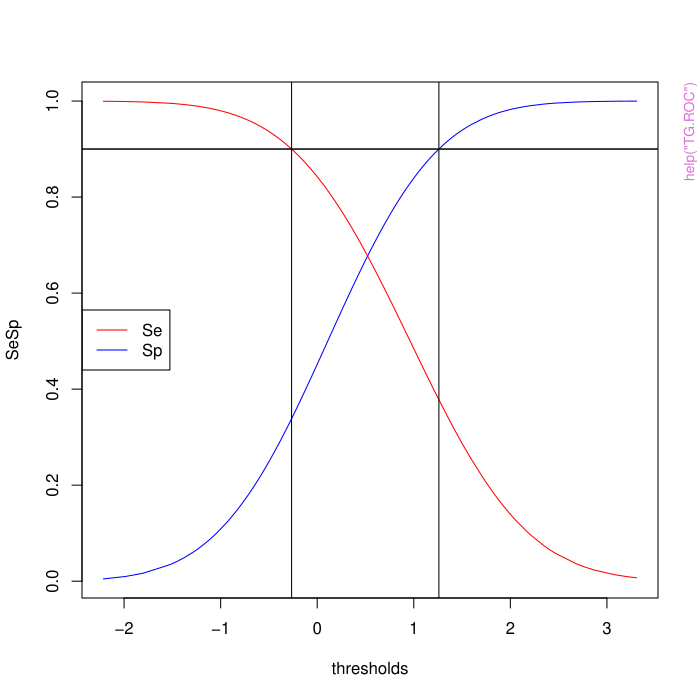

This chart was generated by the following R code:
pkgname <- "UncertainInterval"
source(file.path(R.home("share"), "R", "examples-header.R"))
options(warn = 1)
options(pager = "console")
library('UncertainInterval')

base::assign(".oldSearch", base::search(), pos = 'CheckExEnv')
base::assign(".old_wd", base::getwd(), pos = 'CheckExEnv')
cleanEx()
nameEx("RPV")
### * RPV

flush(stderr()); flush(stdout())

### Name: RPV
### Title: Trichotomization of ordinal test results using predictive values
### Aliases: RPV

### ** Examples

set.seed(1)
# example of a validation sample
ref=c(rep(0,1000), rep(1, 1000))
test=round(c(rnorm(1000, 5, 1), rnorm(1000, 8, 2)))
# calculated roll.length is invalid. Set to 3. Post test probability equals
# Positive Predictive Values. Parameter pretest.prob is set to sample prevalence.
RPV(ref, test, reliability = .9, roll.length = 3)
# Set roll.length = 1 to ignore test reliability (value of parameter
# reliability is ignored, but must be set to some value.)
RPV(ref, test, reliability = 0, roll.length = 1)
# When pretest.prob is set to .5, the Post-test Probabilities are equal to
# the Standardized Positive Predictive Values.
RPV(ref, test, pretest.prob = .5, reliability = .9, roll.length = 3)




cleanEx()
nameEx("TG.ROC")
### * TG.ROC

flush(stderr()); flush(stdout())

### Name: TG.ROC
### Title: Two-Graphs Receiving Operating Characteristics.
### Aliases: TG.ROC

### ** Examples

ref = c(rep(0,100), rep(1,100))
test = c(rnorm(100, 0, 1), rnorm(100, 1, 1))
TG.ROC(ref, test, model='binormal', plot=TRUE)
TG.ROC(ref, test, model='none', plot=TRUE)



cleanEx()
nameEx("barplotMD")
### * barplotMD

flush(stderr()); flush(stdout())

### Name: barplotMD
### Title: Barplot of frequencies, densities or both of the two
###   distributions of patients with and without the targeted condition.
### Aliases: barplotMD

### ** Examples

data(tostbegg2)
barplotMD(ref=tostbegg2$d, test=tostbegg2$y, name='Metastatic Rating', cex=1)
x.axis = barplotMD(ref=tostbegg2$d, test=tostbegg2$y, plot='densities',
name='Metastatic Rating', cex=1)
# Use x.axis to plot vertical line between test score 3 and 4
segments(x0=(x.axis[2,4]+x.axis[1,3])/2, y0=0, y1=.4, col='red')
# include zero score (in this sample empty)
barplotMD(ref=tostbegg2$d, test=tostbegg2$y, fixed.range = c(0, 5),
          plot='densities',name='Metastatic Rating', cex=1)
op = par(mfrow=c(2,1))
barplotMD(ref=tostbegg2$d, test=tostbegg2$y, plot='both',
          name='Metastatic Rating', cex.legend=.6, pos='top')
par(mfrow=op)



graphics::par(get("par.postscript", pos = 'CheckExEnv'))
cleanEx()
nameEx("check.data")
### * check.data

flush(stderr()); flush(stdout())

### Name: check.data
### Title: Function to check the dataset of individuals with (1) and
###   without (0) the targeted condition.
### Aliases: check.data

### ** Examples

set.seed(1)
ref=c(rep(0,500), rep(1,500))
test=c(rnorm(500,0,1), rnorm(500,1,1.2))
check.data(ref, test) # model = 'kernel'



cleanEx()
nameEx("get.intersection")
### * get.intersection

flush(stderr()); flush(stdout())

### Name: get.intersection
### Title: get.intersection Obtain the intersection of two distributions
###   using the kernel method
### Aliases: get.intersection

### ** Examples

ref=c(rep(0,500), rep(1,500))
test=c(rnorm(500,0,1), rnorm(500,1,2))
(get.intersection(ref, test)) # two intersections! Generates warning in other functions!



cleanEx()
nameEx("greyzone")
### * greyzone

flush(stderr()); flush(stdout())

### Name: greyzone
### Title: Function for the determination of a grey zone for quantitative
###   diagnostic and screening tests
### Aliases: greyzone

### ** Examples

 ref=c(rep(0, 250), rep(1, 250))
 test = c(rep(1:5, c(90,75,50,35,0)), c(rep(1:5, c(10,25,50,65,100))))
 table(ref, test)
 greyzone(ref, test, ret=TRUE)



cleanEx()
nameEx("nlopt.ui")
### * nlopt.ui

flush(stderr()); flush(stdout())

### Name: nlopt.ui
### Title: Function for the determination of the population thresholds an
###   uncertain and inconclusive interval for bi-normal distributed test
###   scores.
### Aliases: nlopt.ui

### ** Examples

# A simple test model:
nlopt.ui()
# Using another bi-normal distribution:
nlopt.ui(mu0=0, sd0=1, mu1=1.6, sd1=2)




cleanEx()
nameEx("nlopt.ui.general")
### * nlopt.ui.general

flush(stderr()); flush(stdout())

### Name: nlopt.ui.general
### Title: Function for the determination of the population thresholds an
###   uncertain and inconclusive interval for test scores with a known
###   common distribution.
### Aliases: nlopt.ui.general

### ** Examples

# A simple test model:
nlopt.ui.general(Se = .55, Sp = .55,
                 distribution = "norm",
                 parameters.d0 = c(mean = 0, sd = 1),
                 parameters.d1 = c(mean = 1, sd = 1),
                 overlap.interval=c(-2,3))
# Standard procedure when using a continuous distribution:
nlopt.ui.general(parameters.d0 = c(mean = 0, sd = 1),
                 parameters.d1 = c(mean = 1.6, sd = 2))
# Function to calculate the Area under the Receiving Operating Characteristics
# Curve (AUC or C-statistic)
emp.AUC <- function(norm, abnorm) {
  o = outer(abnorm, norm, "-")
  mean((o > 0) + .5 * (o == 0))
}

library(MASS)
library(car)
# gamma distributed data
set.seed(4)
d0 = rgamma(100, shape=2, rate=.5)
d1 = rgamma(100, shape=7.5, rate=1)
# 1. obtain parameters
parameters.d0=fitdistr(d0, 'gamma')$estimate
parameters.d1=fitdistr(d1, 'gamma')$estimate
# 2. test if supposed distributions (gamma) is fitting
qqPlot(d0, distribution='gamma', shape=parameters.d0['shape'])
qqPlot(d1, distribution='gamma', shape=parameters.d1['shape'])
# 3. draw curves and determine overlap
curve(dgamma(x, shape=parameters.d0['shape'], rate=parameters.d0['rate']), from=0, to=16)
curve(dgamma(x, shape=parameters.d1['shape'], rate=parameters.d1['rate']), from=0, to=16, add=TRUE)
overlap.interval=c(1, 15) # ignore intersection at 0; observe large overlap
# 4. get empirical AUC
emp.AUC(d0, d1)
# about .65 --> Poor
# .90-1 = excellent (A)
# .80-.90 = good (B)
# .70-.80 = fair (C)
# .60-.70 = poor (D)
# .50-.60 = fail (F)
# 5. Get uncertain interval
(res=nlopt.ui.general (Se = .57,
                       Sp = .57,
                       distribution = 'gamma',
                       parameters.d0 = parameters.d0,
                       parameters.d1 = parameters.d1,
                       overlap.interval,
                       intersection = NULL,
                       start = NULL,
                       print.level = 0))
abline(v=c(res$intersection, res$solution))
# 6. Assess improvement when diagnosing outside the uncertain interval
sel.d0 = d0 < res$solution[1] |  d0 > res$solution[2]
sel.d1 = d1 < res$solution[1] |  d1 > res$solution[2]
(percentage.selected.d0 = sum(sel.d0) / length(d0))
(percentage.selected.d1 = sum(sel.d1) / length(d1))
emp.AUC(d0[sel.d0], d1[sel.d1])
# AUC for selected scores outside the uncertain interval
emp.AUC(d0[!sel.d0], d1[!sel.d1])
# AUC for deselected scores; worst are deselected
# weibull distributed data
set.seed(4)
d0 = rweibull(100, shape=3, scale=50)
d1 = rweibull(100, shape=3, scale=70)
# 1. obtain parameters
parameters.d0=fitdistr(d0, 'weibull')$estimate
parameters.d1=fitdistr(d1, 'weibull')$estimate
# 2. test if supposed distributions (gamma) is fitting
qqPlot(d0, distribution='weibull', shape=parameters.d0['shape'])
qqPlot(d1, distribution='weibull', shape=parameters.d1['shape'])
# 3. draw curves and determine overlap
curve(dweibull(x, shape=parameters.d0['shape'],
      scale=parameters.d0['scale']), from=0, to=150)
curve(dweibull(x, shape=parameters.d1['shape'],
      scale=parameters.d1['scale']), from=0, to=150, add=TRUE)
overlap.interval=c(1, 100) # ignore intersection at 0; observe overlap
# 4. get empirical AUC
emp.AUC(d0, d1)
# about .65 --> Poor
# .90-1 = excellent (A)
# .80-.90 = good (B)
# .70-.80 = fair (C)
# .60-.70 = poor (D)
# .50-.60 = fail (F)
# 5. Get uncertain interval
(res=nlopt.ui.general (Se = .55,
                       Sp = .55,
                       distribution = 'weibull',
                       parameters.d0 = parameters.d0,
                       parameters.d1 = parameters.d1,
                       overlap.interval,
                       intersection = NULL,
                       start = NULL,
                       print.level = 0))
abline(v=c(res$intersection, res$solution))
# 6. Assess improvement when diagnosing outside the uncertain interval
sel.d0 = d0 < res$solution[1] |  d0 > res$solution[2]
sel.d1 = d1 < res$solution[1] |  d1 > res$solution[2]
(percentage.selected.d0 = sum(sel.d0) / length(d0))
(percentage.selected.d1 = sum(sel.d1) / length(d1))
emp.AUC(d0[sel.d0], d1[sel.d1])
# AUC for selected scores outside the uncertain interval
emp.AUC(d0[!sel.d0], d1[!sel.d1])
# AUC for deselected scores; these scores are almost indistinguishable



cleanEx()
nameEx("nomogram")
### * nomogram

flush(stderr()); flush(stdout())

### Name: nomogram
### Title: Fagan's nomogram to show the relationships between the prior
###   probability, the likelihood ratios, sensitivity and specificity, and
###   the posterior probability.
### Aliases: nomogram

### ** Examples

# Show calculated results (first 3 times about the same)
(nomogram(prob.pre.test = .10, probs.post.test=c(pos=.70, neg=.001), plot=FALSE))
(nomogram(prob.pre.test = .10, SeSp=c(Se=0.991416309, Sp=0.952789700), plot=FALSE))
(nomogram(prob.pre.test = .10, LR=c(pos=21, neg=0.0090090091), plot=FALSE))
(nomogram(prob.pre.test = .10, SeSp=c(Se=0.99, Sp=0.95), plot=FALSE))
# plot only
nomogram(prob.pre.test = .10, LR=c(pos=21, neg=0.0090090091))
# plot and display precise results
(nomogram(prob.pre.test = .10, probs.post.test=c(pos=.70, neg=.001)))

# check the influence of different values of prevalence
i=1
out=matrix(0,nrow = 9, ncol= 7)
for (prev in (seq(.1, .9, by=.1))) {
  out[i,]=nomogram(prob.pre.test=prev, probs.post.test=c(.95, .05), plot=FALSE)
  i=i+1
}
colnames(out) = names(nomogram(prob.pre.test=prev, probs.post.test=c(.95, .05), plot=FALSE))
out




cleanEx()
nameEx("plotMD")
### * plotMD

flush(stderr()); flush(stdout())

### Name: plotMD
### Title: Function to plot the mixed densities of distributions of
###   individuals with (1) and without (0) the targeted condition.
### Aliases: plotMD

### ** Examples

# A test of intermediate quality
set.seed(1)
ref=c(rep(0,500), rep(1,500))
test=c(rnorm(500,0,1), rnorm(500,1,1.2))
plotMD(ref, test)
ua = ui.nonpar(ref, test) # with warning message!
# Add lines to indicate Uncertain Interval
abline(v=ua[1:2])
select=(test <= ua[2] & test >= ua[1])
# plot the mixed densities for the Uncertain Interval
plotMD(ref[select], test[select])
plotMD(ref[select], test[select], colspace='gray')
plotMD(ref[select], test[select], colspace='BW')

# An ordinal test
norm     = rep(1:5, times=c(33,6,6,11,2))
abnorm   = rep(1:5, times=c(3,2,2,11,33))
testres  = c(abnorm,norm)
truestat = c(rep(1,length(abnorm)), rep(0,length(norm)))
plotMD(ref=truestat, test=testres, model='ordinal')

# ordinal test: weak test
set.seed(2)
nobs=1000
Z0 <- rnorm(nobs, mean=0)
b0=seq(-5, 5, length.out=31) # range sufficient to cover both z0 and z1
f0=cut(Z0, breaks = b0, labels = c(1:30))
x0=as.numeric(levels(f0))[f0]
Z1 <- rnorm(nobs, mean=.5) # very weak test, not recommended for practical use
f1=cut(Z1, breaks = b0, labels = c(1:30))
x1=as.numeric(levels(f1))[f1]
test=c(x0, x1)
ref =c(rep(0, length(x0)), rep(1, length(x1)))
(pr=prop.table(table(ref, test)))
breaks=c(min(test)-.5, seq(min(test), max(test), by=1)+.5)
plotMD(ref, test, model='ordinal')
# when model = 'binormal' or 'kernel', default breaks do not work well for
# ordinal data, and have to be set by hand
plotMD(ref, test, breaks=c(min(test)-.5, seq(min(test), max(test), by=1)+.5),
       model='binormal')
plotMD(ref, test, breaks=c(min(test)-.5, seq(min(test), max(test), by=1)+.5),
       model='kernel')



cleanEx()
nameEx("quality.threshold")
### * quality.threshold

flush(stderr()); flush(stdout())

### Name: quality.threshold
### Title: Function for the description of the qualities of one or two
###   decision thresholds or threshold.
### Aliases: quality.threshold

### ** Examples

# A simple test
ref=c(rep(0,500), rep(1,500))
test=c(rnorm(500,0,1), rnorm(500,1,1))
ua = ui.nonpar(ref, test)
quality.threshold(ref, test, threshold=ua[1], threshold.upper=ua[2])



cleanEx()
nameEx("quality.threshold.uncertain")
### * quality.threshold.uncertain

flush(stderr()); flush(stdout())

### Name: quality.threshold.uncertain
### Title: Function for the description of the qualities of the Uncertain
###   Interval.
### Aliases: quality.threshold.uncertain

### ** Examples

# A simple test model
ref=c(rep(0,500), rep(1,500))
test=c(rnorm(500,0,1), rnorm(500,1,sd=1))
ua = ui.nonpar(ref, test)
quality.threshold.uncertain(ref, test, ua[1], ua[2])



cleanEx()
nameEx("synthdata_NACC")
### * synthdata_NACC

flush(stderr()); flush(stdout())

### Name: synthdata_NACC
### Title: synthdata NACC
### Aliases: synthdata_NACC
### Keywords: data

### ** Examples

data(synthdata_NACC) # needs R version 3.5 or later
head(synthdata_NACC) # Show head of the dataset
nrow(synthdata_NACC) # total number of observations
# select part of data for the first measurement
# N.B. ref is not available when it is inconclusive
m1 = synthdata_NACC[!is.na(synthdata_NACC$MOCATOTS.1)
                   & !is.na(synthdata_NACC$ref.1), ]
# preliminary check data for possible missing values
addmargins(table(m1$ref.1, m1$MOCATOTS.1, useNA = 'always'))
# Show the data
barplotMD(m1$ref.1, m1$MOCATOTS.1)

# calculate the difference between the two measurements in days
ddiff = (m1$vdate.2 - m1$vdate.1)
# There is a wide variety !!!
summary(ddiff)
# Estimate the test-retest reliability
library(psych)
ICC(na.omit(cbind(m1$MOCATOTS.1, m1$MOCATOTS.2)))
# Reducing the variety of time between measurements:
timesel = (ddiff >= 335) & (ddiff <= 395)
ICC(na.omit(cbind(m1$MOCATOTS.1[timesel], m1$MOCATOTS.2[timesel])))

# error when using default calculated value for roll.length
# RPV(m1$ref.1, m1$MOCATOTS.1, reliability = .86)
RPV(m1$ref.1, m1$MOCATOTS.1, reliability = .86, roll.length = 5)




cleanEx()
nameEx("ui.binormal")
### * ui.binormal

flush(stderr()); flush(stdout())

### Name: ui.binormal
### Title: Function for the determination of the thresholds of an uncertain
###   interval for bi-normal distributed test scores that are considered as
###   inconclusive.
### Aliases: ui.binormal

### ** Examples

# A simple test model
ref=c(rep(0,500), rep(1,500))
test=c(rnorm(500,0,1), rnorm(500,1,1))
ui.binormal(ref, test)




cleanEx()
nameEx("ui.nonpar")
### * ui.nonpar

flush(stderr()); flush(stdout())

### Name: ui.nonpar
### Title: Function for the determination of an inconclusive interval for
###   continuous test scores
### Aliases: ui.nonpar

### ** Examples

# A simple test model
set.seed(1)
ref=c(rep(0,500), rep(1,500))
test=c(rnorm(500,0,1), rnorm(500,1,1))
ui.nonpar(ref, test, select='limited')

ref = c(rep(0,20), rep(1,20))
test= c(rnorm(20), rnorm(20, mean=1))
ui.nonpar(ref, test)




cleanEx()
nameEx("ui.ordinal")
### * ui.ordinal

flush(stderr()); flush(stdout())

### Name: ui.ordinal
### Title: Function to explore possible uncertain intervals of ordinal test
###   results of individuals with (1) and without (0) the targeted
###   condition.
### Aliases: ui.ordinal

### ** Examples

# A short test with 5 ordinal values
test0     = rep(1:5, times=c(165,14,16,55, 10)) # test results norm group
test1     = rep(1:5, times=c( 15,11,13,55,164)) # test results of patients
ref = c(rep(0, length(test0)), rep(1, length(test1)))
test = c(test0, test1)
table(ref, test)
plotMD(ref, test, model='ordinal') # visual inspection
ui.ordinal(ref, test, select.max='All')
# Same solution, but other layout of the results:
ui.ordinal(ref, test, select.max=c('MCI.Sp+MCI.Se', 'MCI.C', 'MCI.Acc',
                                   'MCI.Se', 'MCI.Sp', 'MCI.n'))
# forcing the Youden threshold as intersection gives the same best result.
# However, the estimates for ui.Se, ui.Sp and ui.Acc differ:
ui.ordinal(ref, test, intersection='Youden', select.max='All')

nobs=1000
set.seed(6)
Z0 <- rnorm(nobs, mean=0)
b0=seq(-5, 8, length.out=31)
f0=cut(Z0, breaks = b0, labels = c(1:30))
x0=as.numeric(levels(f0))[f0]
Z1 <- rnorm(nobs, mean=1, sd=1.5)
f1=cut(Z1, breaks = b0, labels = c(1:30))
x1=as.numeric(levels(f1))[f1]
ref=c(rep(0,nobs), rep(1,nobs))
test=c(x0,x1)
plotMD(ref, test, model='ordinal') # looks like binormal
# looks less binormal, but in fact it is a useful approximation:
plotMD(ref, test, model='binormal')
ui.ordinal(ref, test)
ui.binormal(ref, test) # compare application of the bi-normal model



### * <FOOTER>
###
cleanEx()
options(digits = 7L)
base::cat("Time elapsed: ", proc.time() - base::get("ptime", pos = 'CheckExEnv'),"\n")
grDevices::dev.off()
###
### Local variables: ***
### mode: outline-minor ***
### outline-regexp: "\\(> \\)?### [*]+" ***
### End: ***
quit('no')
